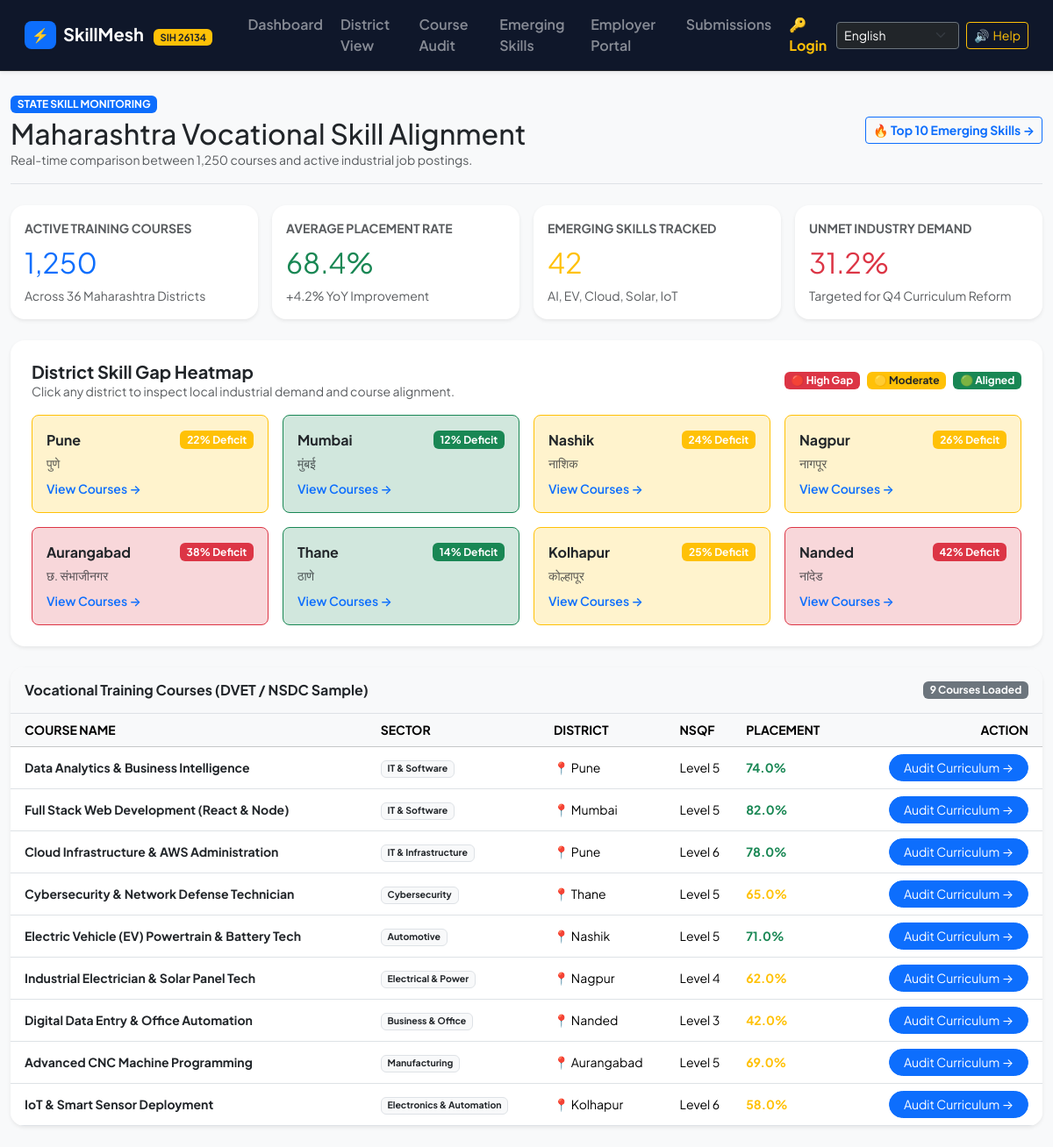
/dashboard, run on the app's committed database.
### tables this page shows
CREATE TABLE courses (
        id INTEGER PRIMARY KEY AUTOINCREMENT,
        course_name TEXT NOT NULL,
        nsqf_level INTEGER NOT NULL,
        district TEXT NOT NULL,
        sector TEXT NOT NULL,
        placement_rate REAL NOT NULL,
        duration_weeks INTEGER DEFAULT 24,
        enrolled_students INTEGER DEFAULT 150,
        demand_status TEXT DEFAULT 'Moderate Demand'
    );

### app.py (the view)
@app.route('/dashboard')
def dashboard():
    conn = get_db()
    courses = conn.execute("SELECT * FROM courses").fetchall()
    conn.close()
    return render_template('dashboard.html', courses=courses)

### app.py (called while the page is built)
def get_db():
    conn = sqlite3.connect(DB_PATH)
    conn.row_factory = sqlite3.Row
    return conn

### templates/dashboard.html (shortened to what this page needs)
{% extends "base.html" %}
{% block content %}
<div class="d-flex flex-column flex-md-row justify-content-between align-items-md-center gap-3 pb-3 border-bottom mb-4">
  <div>
    <span class="badge bg-primary text-uppercase fw-bold mb-1">State Skill Monitoring</span>
    <h2 class="fw-extrabold text-dark mb-0">Maharashtra Vocational Skill Alignment</h2>
    <p class="text-muted small mb-0">Real-time comparison between 1,250 courses and active industrial job postings.</p>
  </div>
  <a href="{{ url_for('emerging_skills_page') }}" class="btn btn-outline-primary fw-bold btn-sm">
    🔥 Top 10 Emerging Skills →
  </a>
</div>
<div class="row g-3 mb-4">
  <div class="col-sm-6 col-lg-3">
    <div class="card border-0 shadow-sm rounded-4 p-3 bg-white">
      <div class="small text-muted fw-bold text-uppercase">Active Training Courses</div>
      <div class="fs-2 fw-extrabold text-primary my-1">1,250</div>
      <div class="small text-muted">Across 36 Maharashtra Districts</div>
    </div>
  </div>
  <div class="col-sm-6 col-lg-3">
    <div class="card border-0 shadow-sm rounded-4 p-3 bg-white">
      <div class="small text-muted fw-bold text-uppercase">Average Placement Rate</div>
      <div class="fs-2 fw-extrabold text-success my-1">68.4%</div>
      <div class="small text-muted">+4.2% YoY Improvement</div>
    </div>
  </div>
  <div class="col-sm-6 col-lg-3">
    <div class="card border-0 shadow-sm rounded-4 p-3 bg-white">
      <div class="small text-muted fw-bold text-uppercase">Emerging Skills Tracked</div>
      <div class="fs-2 fw-extrabold text-warning my-1">42</div>
      <div class="small text-muted">AI, EV, Cloud, Solar, IoT</div>
    </div>
  </div>
  <div class="col-sm-6 col-lg-3">
    <div class="card border-0 shadow-sm rounded-4 p-3 bg-white">
      <div class="small text-muted fw-bold text-uppercase">Unmet Industry Demand</div>
      <div class="fs-2 fw-extrabold text-danger my-1">31.2%</div>
      <div class="small text-muted">Targeted for Q4 Curriculum Reform</div>
    </div>
  </div>
</div>
<div class="card border-0 shadow-sm rounded-4 bg-white p-4 mb-4">
  <div class="d-flex justify-content-between align-items-center mb-3">
    <div>
      <h5 class="fw-bold text-dark mb-0">District Skill Gap Heatmap</h5>
      <p class="small text-muted mb-0">Click any district to inspect local industrial demand and course alignment.</p>
    </div>
    <div class="d-flex gap-2">
      <span class="badge bg-danger">🔴 High Gap</span>
      <span class="badge bg-warning text-dark">🟡 Moderate</span>
      <span class="badge bg-success">🟢 Aligned</span>
    </div>
  </div>
  <div class="row g-3">
    {% for d in districts %}
    <div class="col-sm-6 col-md-3">
      <a href="{{ url_for('district', district_name=d.name) }}" class="text-decoration-none">
        <div class="card border border-{{ d.color }} bg-{{ d.color }}-subtle p-3 rounded-3 hover-lift text-dark">
          <div class="d-flex justify-content-between align-items-center">
            <span class="fw-bold fs-6">{{ d.name }}</span>
            <span class="badge bg-{{ d.color }}">{{ d.gap }}% Deficit</span>
          </div>
          <div class="small text-muted mt-1">{{ d.marathi }}</div>
          <div class="small fw-semibold text-primary mt-2">View Courses →</div>
        </div>
      </a>
    </div>
    {% endfor %}
  </div>
</div>
<div class="card border-0 shadow-sm rounded-4 bg-white overflow-hidden">
  <div class="p-3 border-bottom bg-light d-flex justify-content-between align-items-center">
    <h6 class="fw-bold text-dark mb-0">Vocational Training Courses (DVET / NSDC Sample)</h6>
    <span class="badge bg-secondary">{{ courses|length }} Courses Loaded</span>
  </div>
  <div class="table-responsive">
    <table class="table table-hover align-middle mb-0 small">
      <thead class="table-light text-uppercase fw-bold">
        <tr>
          <th class="ps-3">Course Name</th>
          <th>Sector</th>
          <th>District</th>
          <th>NSQF</th>
          <th>Placement</th>
          <th class="pe-3 text-end">Action</th>
        </tr>
      </thead>
      <tbody>
        {% for c in courses %}
        <tr>
          <td class="ps-3 fw-bold text-dark">{{ c.course_name }}</td>
          <td><span class="badge bg-light text-dark border">{{ c.sector }}</span></td>
          <td>📍 {{ c.district }}</td>
          <td>Level {{ c.nsqf_level }}</td>
          <td>
            <span class="fw-bold {% if c.placement_rate >= 70 %}text-success{% else %}text-warning{% endif %}">
              {{ c.placement_rate }}%
            </span>
          </td>
          <td class="pe-3 text-end">
            <a href="{{ url_for('course_detail', course_id=c.id) }}" class="btn btn-sm btn-primary rounded-pill px-3">
              Audit Curriculum →
            </a>
          </td>
        </tr>
        {% endfor %}
      </tbody>
    </table>
  </div>
</div>
{% endblock %}

### templates/base.html (shortened to what this page needs)
<!DOCTYPE html>
<html lang="en">
<head>
  <link href="https://cdn.jsdelivr.net/npm/bootstrap@5.3.2/dist/css/bootstrap.min.css" rel="stylesheet">
  <link rel="stylesheet" href="{{ url_for('static', filename='css/style.css') }}">
</head>
<body class="bg-light">
  <header class="navbar navbar-expand-lg navbar-dark bg-slate-900 sticky-top py-2 px-3 border-bottom border-dark shadow-sm">
    <div class="container-fluid max-w-7xl">
      <a class="navbar-brand d-flex items-center gap-2" href="{{ url_for('index') }}">
        <span class="badge bg-primary fs-6 p-2 rounded-3">⚡</span>
        <div>
          <span class="fw-bold fs-5 text-white tracking-tight">SkillMesh</span>
          <span class="d-none d-md-inline-block badge bg-warning text-dark ms-2" style="font-size: 0.7rem;">SIH 26134</span>
        </div>
      </a>
      <div class="collapse navbar-collapse" id="navMenu">
        <ul class="navbar-nav me-auto mb-2 mb-lg-0 ms-lg-3 gap-1">
          <li class="nav-item">
            <a class="nav-link text-white-50 hover-text-white fw-semibold" href="{{ url_for('dashboard') }}">Dashboard</a>
          </li>
          <li class="nav-item">
            <a class="nav-link text-white-50 hover-text-white fw-semibold" href="{{ url_for('district', district_name='Pune') }}">District View</a>
          </li>
          <li class="nav-item">
            <a class="nav-link text-white-50 hover-text-white fw-semibold" href="{{ url_for('course_detail', course_id=1) }}">Course Audit</a>
          </li>
          <li class="nav-item">
            <a class="nav-link text-white-50 hover-text-white fw-semibold" href="{{ url_for('emerging_skills_page') }}">Emerging Skills</a>
          </li>
          <li class="nav-item">
            <a class="nav-link text-white-50 hover-text-white fw-semibold" href="{{ url_for('employer_portal') }}">Employer Portal</a>
          </li>
          <li class="nav-item">
            <a class="nav-link text-white-50 hover-text-white fw-semibold" href="{{ url_for('employer_responses') }}">Submissions</a>
          </li>
          <li class="nav-item">
            <a class="nav-link text-warning fw-bold" href="{{ url_for('login') }}">🔑 Login</a>
          </li>
        </ul>
        <div class="d-flex align-items-center gap-2 mt-2 mt-lg-0">
          <select id="langSelect" class="form-select form-select-sm bg-dark text-white border-secondary" style="width: 140px;">
            <option value="en" selected>English</option>
          </select>
          <button type="button" class="btn btn-sm btn-outline-warning d-flex align-items-center gap-1" data-bs-toggle="modal" data-bs-target="#helpModal">
            <span>🔊</span> <span class="d-none d-sm-inline">Help</span>
          </button>
        </div>
      </div>
    </div>
  </header>
  <main class="py-4">
    <div class="container max-w-7xl">
      {% block content %}{% endblock %}
    </div>
  </main>
</body>
</html>

### static/css/style.css (style rules this page uses)
:root { --font-family-base: 'Plus Jakarta Sans', -apple-system, BlinkMacSystemFont, sans-serif; }
body { font-family: var(--font-family-base); background-color: #f8fafc !important; color: #0f172a; min-height: 100vh; }
.bg-slate-900 { background-color: #0f172a !important; }
.max-w-7xl { max-width: 1280px; }
.hover-lift { transition: transform 0.2s ease, box-shadow 0.2s ease; }

### data on the page
courses: course_name "Data Analytics & Business Intelligence", sector "IT & Software", district "Pune", nsqf_level "5", placement_rate "74.0"
courses: course_name "Full Stack Web Development (React & Node)", sector "IT & Software", district "Mumbai", nsqf_level "5", placement_rate "82.0"
courses: course_name "Cloud Infrastructure & AWS Administration", sector "IT & Infrastructure", district "Pune", nsqf_level "6", placement_rate "78.0"
courses: course_name "Cybersecurity & Network Defense Technician", sector "Cybersecurity", district "Thane", nsqf_level "5", placement_rate "65.0"
courses: course_name "Electric Vehicle (EV) Powertrain & Battery Tech", sector "Automotive", district "Nashik", nsqf_level "5", placement_rate "71.0"
courses: course_name "Industrial Electrician & Solar Panel Tech", sector "Electrical & Power", district "Nagpur", nsqf_level "4", placement_rate "62.0"
courses: course_name "Digital Data Entry & Office Automation", sector "Business & Office", district "Nanded", nsqf_level "3", placement_rate "42.0"
courses: course_name "Advanced CNC Machine Programming", sector "Manufacturing", district "Aurangabad", nsqf_level "5", placement_rate "69.0"
courses: course_name "IoT & Smart Sensor Deployment", sector "Electronics & Automation", district "Kolhapur", nsqf_level "6", placement_rate "58.0"

### other printed values
{{ d.name }} "Pune" "Mumbai" "Nashik" "Nagpur" "Aurangabad" "Thane" "Kolhapur" "Nanded"
{{ d.gap }} "22" "12" "24" "26" "38" "14" "25" "42"
{{ d.marathi }} "पुणे" "मुंबई" "नाशिक" "नागपूर" "छ. संभाजीनगर" "ठाणे" "कोल्हापूर" "नांदेड"
{{ courses|length }} "9"
